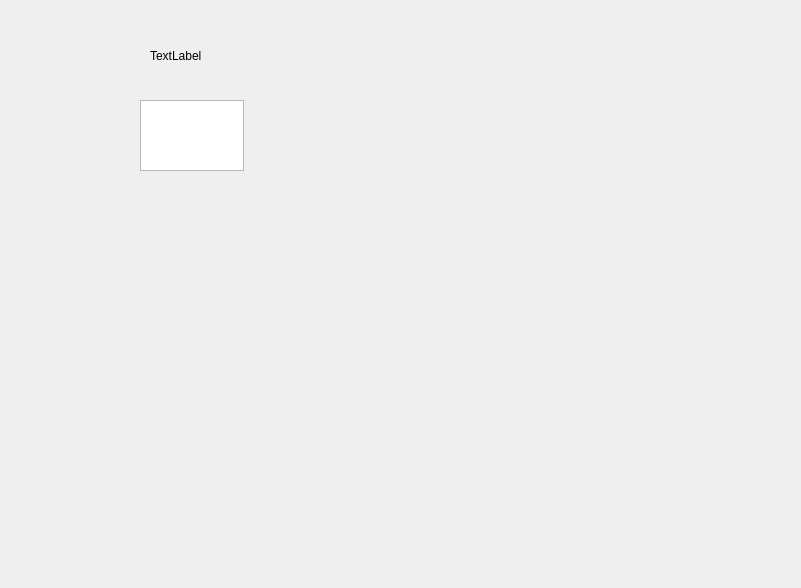
<?xml version="1.0" encoding="UTF-8"?>
<ui version="4.0">
 <class>Form2</class>
 <widget class="QWidget" name="Form2">
  <property name="geometry">
   <rect>
    <x>0</x>
    <y>0</y>
    <width>801</width>
    <height>588</height>
   </rect>
  </property>
  <property name="windowTitle">
   <string>Form</string>
  </property>
  <widget class="QTextEdit" name="textEdit">
   <property name="geometry">
    <rect>
     <x>140</x>
     <y>100</y>
     <width>104</width>
     <height>71</height>
    </rect>
   </property>
  </widget>
  <widget class="QLabel" name="label">
   <property name="geometry">
    <rect>
     <x>150</x>
     <y>50</y>
     <width>54</width>
     <height>12</height>
    </rect>
   </property>
   <property name="text">
    <string>TextLabel</string>
   </property>
  </widget>
 </widget>
 <resources/>
 <connections/>
</ui>
